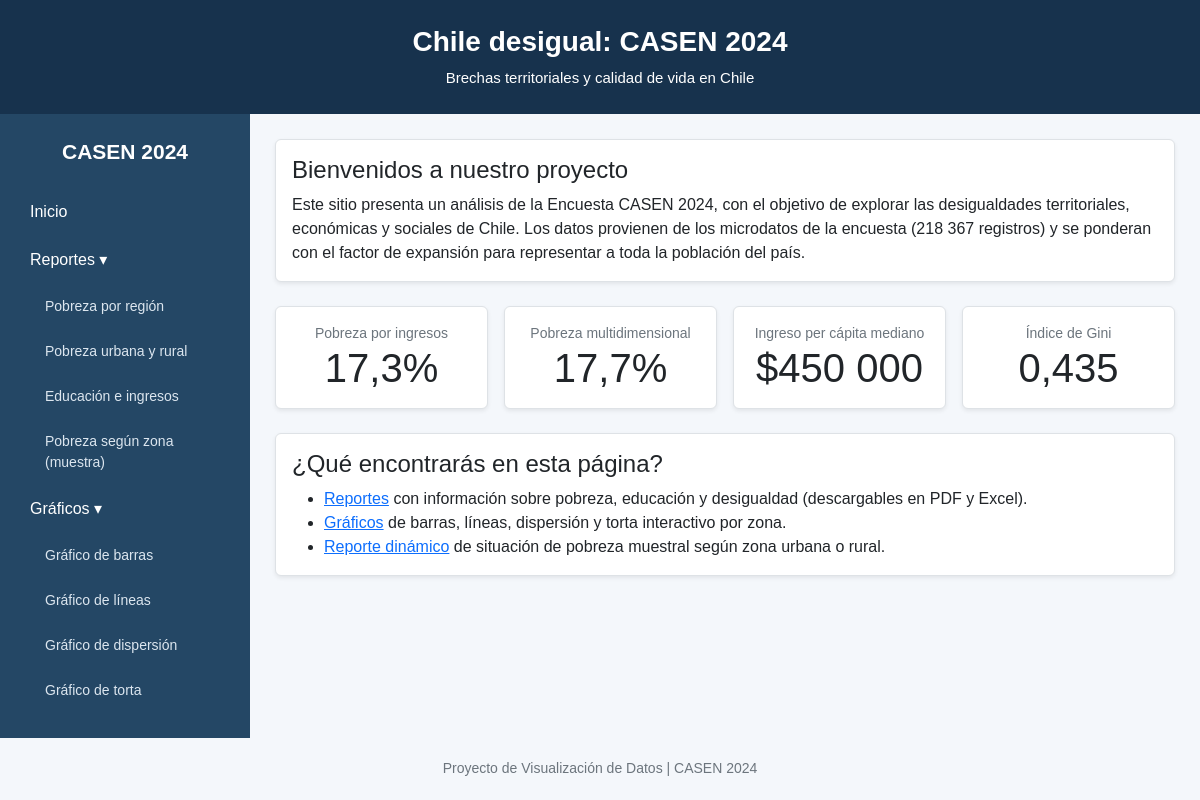
The page / on the database its author committed.
### analisis/models.py (models this page shows, shortened)
class ResumenNacional(models.Model):
    poblacion = models.BigIntegerField("Población estimada")
    registros = models.IntegerField("Registros de la encuesta")
    gini = models.FloatField("Índice de Gini")
    pobreza_ingresos = models.FloatField("Pobreza por ingresos (%)")
    pobreza_extrema = models.FloatField("Pobreza extrema (%)")
    pobreza_multidimensional = models.FloatField("Pobreza multidimensional (%)")
    ingreso_mediano = models.IntegerField("Ingreso per cápita mediano ($)")
    escolaridad_adultos = models.FloatField("Escolaridad de adultos (años)")
    class Meta:
        verbose_name = "resumen nacional"
        verbose_name_plural = "resumen nacional"

### analisis/views.py (the view)
# urls.py: path("", views.inicio, name="inicio"),
def inicio(request):
    contexto = {"resumen": ResumenNacional.objects.first()}
    return render(request, "analisis/inicio.html", contexto)

### analisis/templates/analisis/inicio.html (shortened to what this page needs)
{% extends 'analisis/base.html' %}
{% block contenido %}
<section class="card shadow-sm mb-4">
  <div class="card-body">
    <h2 class="h4">Bienvenidos a nuestro proyecto</h2>
    <p class="mb-0">
      Este sitio presenta un análisis de la Encuesta CASEN 2024, con el
      objetivo de explorar las desigualdades territoriales, económicas y
      sociales de Chile. Los datos provienen de los microdatos de la encuesta
      ({{ resumen.registros }} registros) y se ponderan con el factor de
      expansión para representar a toda la población del país.
    </p>
  </div>
</section>
{% if resumen %}
<section class="row g-3 mb-4" aria-label="Indicadores nacionales">
  <div class="col-6 col-lg-3">
    <div class="card shadow-sm h-100 text-center"><div class="card-body">
      <div class="text-secondary small">Pobreza por ingresos</div>
      <div class="display-6">{{ resumen.pobreza_ingresos|floatformat:1 }}%</div>
    </div></div>
  </div>
  <div class="col-6 col-lg-3">
    <div class="card shadow-sm h-100 text-center"><div class="card-body">
      <div class="text-secondary small">Pobreza multidimensional</div>
      <div class="display-6">{{ resumen.pobreza_multidimensional|floatformat:1 }}%</div>
    </div></div>
  </div>
  <div class="col-6 col-lg-3">
    <div class="card shadow-sm h-100 text-center"><div class="card-body">
      <div class="text-secondary small">Ingreso per cápita mediano</div>
      <div class="display-6">${{ resumen.ingreso_mediano }}</div>
    </div></div>
  </div>
  <div class="col-6 col-lg-3">
    <div class="card shadow-sm h-100 text-center"><div class="card-body">
      <div class="text-secondary small">Índice de Gini</div>
      <div class="display-6">{{ resumen.gini|floatformat:3 }}</div>
    </div></div>
  </div>
</section>
{% endif %}
<section class="card shadow-sm mb-4">
  <div class="card-body">
    <h2 class="h4">¿Qué encontrarás en esta página?</h2>
    <ul class="mb-0">
      <li><a href="{% url 'listado_regiones' %}">Reportes</a> con información
        sobre pobreza, educación y desigualdad (descargables en PDF y Excel).</li>
      <li><a href="{% url 'grafico_barras' %}">Gráficos</a> de barras, líneas,
        dispersión y torta interactivo por zona.</li>
      <li><a href="{% url 'listado_pobreza_zona' %}">Reporte dinámico</a> de
        situación de pobreza muestral según zona urbana o rural.</li>
    </ul>
  </div>
</section>
{% endblock %}

### analisis/templates/analisis/base.html (style rules this page uses)
html, body { margin: 0; padding: 0; min-height: 100%; }
body { background-color: #f4f7fb; color: #243447; font-family: Arial, sans-serif; }
h2 { color: #17324d; }
.card { border-radius: 6px; border: 1px solid #dee2e6; }

### rows shown on the page
ResumenNacional: registros "218 367", pobreza_ingresos "17,3", pobreza_multidimensional "17,7", ingreso_mediano "450 000", gini "0,435"
